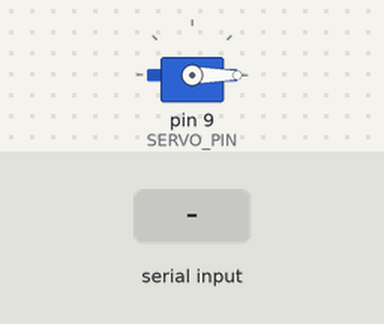
Simulated run of this sketch. Board: Arduino Uno, built with avr-gcc and run on an emulated ATmega328P. On the bench: servo. The test bench sets the inputs (shaded band).

Above: at 1.2 s.
1.3 s: "90,45\n" received over Serial
At 2.5 s:
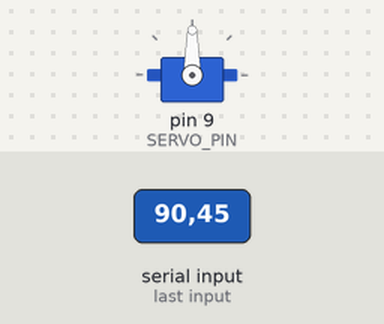
3.2 s: "30,150\n" received over Serial
At 4.5 s:
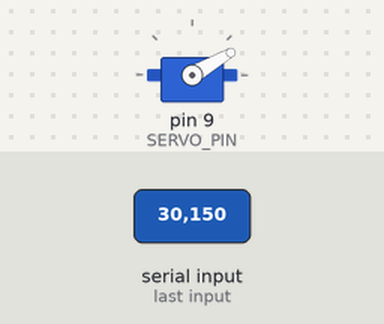
5.0 s: "200\n" received over Serial
At 6.8 s:
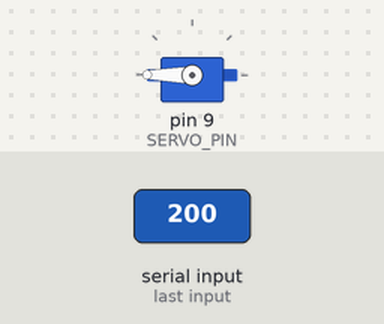
7.2 s: "5\n" received over Serial
At 7.45 s:
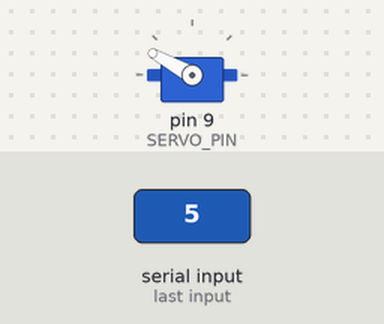
9.7 s: "200\n" received over Serial
At 11.4 s:
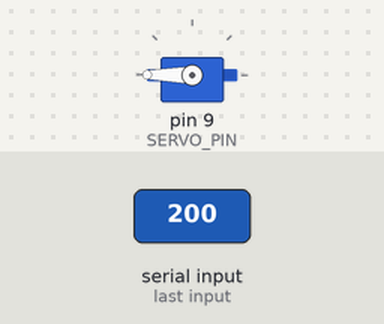
12.1 s: "90\n" received over Serial
At 12.58 s:
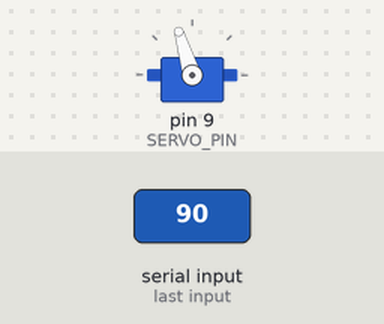
Timing chart, 0 to 15.1 s (numbered marks = the images above; inputs shaded):
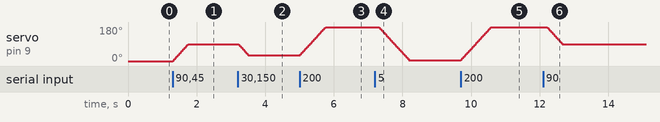

The sketch:

arduino_kods.ino
```cpp
#include <Servo.h>

Servo servo;

const int SERVO_PIN = 9;
int currentAngle = 0;

void setup() {
  servo.attach(SERVO_PIN);
  servo.write(0);      // make sure it starts stopped
  Serial.begin(9600);
}

void loop() {
  if (Serial.available()) {
    String line = Serial.readStringUntil('\n');
    line.trim();
    if (line.length() > 0) {
      // Expect "<desired_angle>,<current_angle>" format
      int desiredAngle = line.toInt();

      if (desiredAngle > currentAngle) {
        while (desiredAngle > currentAngle) {
          currentAngle++;
          servo.write(currentAngle);
          delay(5);
        }
      } else if (desiredAngle < currentAngle) {
        while (desiredAngle < currentAngle) {
          currentAngle--;
          servo.write(currentAngle);
          delay(5);
        }
      }
    }
  }

}
```

Measured:
- after the input at 1.3 s, servo on pin 9 (SERVO_PIN): moves from 0° to 90° over 0.45 s, starting at once
- after the input at 3.2 s, servo on pin 9 (SERVO_PIN): moves from 90° to 30° over 0.30 s, starting at once
- after the input at 5.0 s, servo on pin 9 (SERVO_PIN): moves from 30° to 180° over 0.76 s, starting at once
- after the input at 7.2 s, servo on pin 9 (SERVO_PIN): moves from 180° to 5° over 0.88 s, starting after 0.10 s
- after the input at 9.7 s, servo on pin 9 (SERVO_PIN): moves from 5° to 180° over 0.88 s, starting at once
- after the input at 12.1 s, servo on pin 9 (SERVO_PIN): moves from 180° to 90° over 0.45 s, starting after 0.10 s
